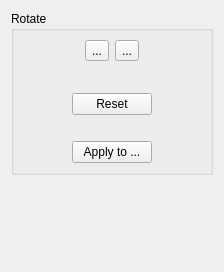
<ui version="4.0" >
 <class>OrientationOptionsWidget</class>
 <widget class="QWidget" name="OrientationOptionsWidget" >
  <property name="geometry" >
   <rect>
    <x>0</x>
    <y>0</y>
    <width>224</width>
    <height>272</height>
   </rect>
  </property>
  <property name="windowTitle" >
   <string>Form</string>
  </property>
  <layout class="QVBoxLayout" >
   <item>
    <widget class="QGroupBox" name="groupBox" >
     <property name="title" >
      <string>Rotate</string>
     </property>
     <layout class="QVBoxLayout" name="rotateVerticalLayout">
      <item>
       <layout class="QHBoxLayout"  name="rotateHorizontalLayout">
        <item>
         <spacer>
          <property name="orientation" >
           <enum>Qt::Horizontal</enum>
          </property>
          <property name="sizeHint" >
           <size>
            <width>40</width>
            <height>20</height>
           </size>
          </property>
         </spacer>
        </item>
        <item>
         <widget class="QToolButton" name="rotateLeftBtn" >
          <property name="text" >
           <string>...</string>
          </property>
          <property name="icon" >
           <iconset resource="../../../resources/resources.qrc" >:/icons/object-rotate-left.png</iconset>
          </property>
          <property name="iconSize" >
           <size>
            <width>24</width>
            <height>24</height>
           </size>
          </property>
         </widget>
        </item>
        <item>
         <widget class="QToolButton" name="rotateRightBtn" >
          <property name="text" >
           <string>...</string>
          </property>
          <property name="icon" >
           <iconset resource="../../../resources/resources.qrc" >:/icons/object-rotate-right.png</iconset>
          </property>
          <property name="iconSize" >
           <size>
            <width>24</width>
            <height>24</height>
           </size>
          </property>
         </widget>
        </item>
        <item>
         <spacer>
          <property name="orientation" >
           <enum>Qt::Horizontal</enum>
          </property>
          <property name="sizeHint" >
           <size>
            <width>40</width>
            <height>20</height>
           </size>
          </property>
         </spacer>
        </item>
       </layout>
      </item>
      <item>
       <layout class="QHBoxLayout" >
        <item>
         <spacer>
          <property name="orientation" >
           <enum>Qt::Horizontal</enum>
          </property>
          <property name="sizeHint" >
           <size>
            <width>40</width>
            <height>20</height>
           </size>
          </property>
         </spacer>
        </item>
        <item>
         <widget class="QLabel" name="rotationIndicator" >
          <property name="text" >
           <string/>
          </property>
          <property name="pixmap" >
           <pixmap resource="../../../resources/resources.qrc" >:/icons/big-up-arrow.png</pixmap>
          </property>
         </widget>
        </item>
        <item>
         <spacer>
          <property name="orientation" >
           <enum>Qt::Horizontal</enum>
          </property>
          <property name="sizeHint" >
           <size>
            <width>40</width>
            <height>20</height>
           </size>
          </property>
         </spacer>
        </item>
       </layout>
      </item>
      <item>
       <layout class="QHBoxLayout" >
        <item>
         <spacer>
          <property name="orientation" >
           <enum>Qt::Horizontal</enum>
          </property>
          <property name="sizeHint" >
           <size>
            <width>40</width>
            <height>20</height>
           </size>
          </property>
         </spacer>
        </item>
        <item>
         <widget class="QPushButton" name="resetBtn" >
          <property name="text" >
           <string>Reset</string>
          </property>
         </widget>
        </item>
        <item>
         <spacer>
          <property name="orientation" >
           <enum>Qt::Horizontal</enum>
          </property>
          <property name="sizeHint" >
           <size>
            <width>40</width>
            <height>20</height>
           </size>
          </property>
         </spacer>
        </item>
       </layout>
      </item>
      <item>
       <widget class="QLabel" name="emptyLabel">
        <property name="text">
         <string></string>
        </property>
         <property name="alignment">
          <set>Qt::AlignCenter</set>
         </property>
       </widget>
      </item>
      <item>
       <layout class="QHBoxLayout" name="applyHorizontalLayout">
        <item>
         <spacer>
          <property name="orientation" >
           <enum>Qt::Horizontal</enum>
          </property>
          <property name="sizeHint" >
           <size>
            <width>40</width>
            <height>20</height>
           </size>
          </property>
         </spacer>
        </item>
        <item>
         <widget class="QPushButton" name="applyToBtn" >
          <property name="text" >
           <string>Apply to ...</string>
          </property>
         </widget>
        </item>
        <item>
         <spacer>
          <property name="orientation" >
           <enum>Qt::Horizontal</enum>
          </property>
          <property name="sizeHint" >
           <size>
            <width>40</width>
            <height>20</height>
           </size>
          </property>
         </spacer>
        </item>
       </layout>
      </item>
     </layout>
    </widget>
   </item>
   <item>
    <spacer>
     <property name="orientation" >
      <enum>Qt::Vertical</enum>
     </property>
     <property name="sizeHint" >
      <size>
       <width>20</width>
       <height>40</height>
      </size>
     </property>
    </spacer>
   </item>
  </layout>
 </widget>
 <resources>
  <include location="../../../resources/resources.qrc" />
 </resources>
 <connections/>
</ui>
